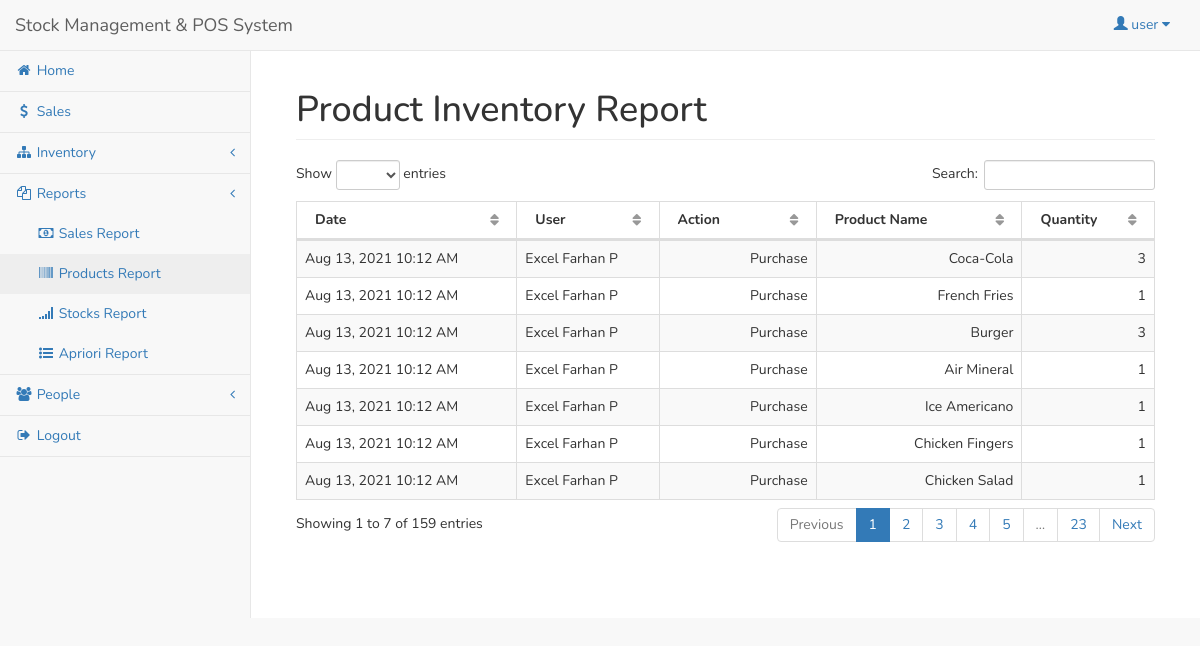
The page /admin/inventory.php (signed in) on the database its author committed.
### tables this page shows
CREATE TABLE `user` (
  `userid` int(11) NOT NULL,
  `username` varchar(30) NOT NULL,
  `password` varchar(50) NOT NULL,
  `access` int(1) NOT NULL
);

CREATE TABLE `inventory` (
  `inventoryid` int(11) NOT NULL,
  `userid` int(11) NOT NULL,
  `action` varchar(50) NOT NULL,
  `productid` int(11) DEFAULT NULL,
  `stockid` int(11) DEFAULT NULL,
  `quantity` double NOT NULL,
  `inventory_date` datetime NOT NULL
);

CREATE TABLE `employee` (
  `userid` int(11) NOT NULL,
  `employee_name` varchar(50) NOT NULL,
  `address` varchar(150) NOT NULL,
  `contact` varchar(50) NOT NULL
);

CREATE TABLE `product` (
  `productid` int(11) NOT NULL,
  `categoryid` int(11) NOT NULL,
  `product_name` varchar(150) NOT NULL,
  `product_price` double NOT NULL,
  `product_qty` double NOT NULL,
  `photo` varchar(200) NOT NULL,
  `supplierid` int(11) NOT NULL
);

### admin/session.php (called while the page is built, shortened)
<?php
	include('../conn.php');
	$sq=mysqli_query($conn,"select * from `user` where userid='".$_SESSION['id']."'");
	$srow=mysqli_fetch_array($sq);
	$user=$srow['username'];
?>

### admin/inventory.php (the view, shortened to what this page needs)
<?php include('session.php'); ?>
<?php include('header.php'); ?>
<body>
<div id="wrapper">
<?php include('navbar.php'); ?>
<div style="height:50px;"></div>
<div id="page-wrapper">
<div class="container-fluid">
	<div class="row">
        <div class="col-lg-12">
            <h1 class="page-header">Product Inventory Report</h1>
        </div>
    </div>
    <div class="row">
        <div class="col-lg-12">
            <table width="100%" class="table table-striped table-bordered table-hover" id="invTable">
                <thead>
                    <tr>
                        <th>Date</th>
						<th>User</th>
                        <th>Action</th>
						<th>Product Name</th>
						<th>Quantity</th>
                    </tr>
                </thead>
                <tbody>
				<?php
					$iq=mysqli_query($conn,"select * from inventory left join product on product.productid=inventory.productid where stockid is null order by inventory_date desc");
					while($iqrow=mysqli_fetch_array($iq)){
					?>
						<tr>
							<td><?php echo date('M d, Y h:i A',strtotime($iqrow['inventory_date'])); ?></td>
							<td>
							<?php
								$u=mysqli_query($conn,"select * from `user` left join employee on employee.userid=user.userid left join supplier on supplier.userid=user.userid where user.userid='".$iqrow['userid']."'");
								$urow=mysqli_fetch_array($u);
								if($urow['access']==1){
									echo "Admin";
								}
								elseif($urow['access']==2){
									echo $urow['employee_name'];
								}
								else{
									echo $urow['company_name'];
								}
							?>
							</td>
							<td align="right"><?php echo $iqrow['action']; ?></td>
							<td align="right"><?php echo $iqrow['product_name']; ?></td>
							<td align="right"><?php echo $iqrow['quantity']; ?></td>
						</tr>
					<?php
					}
				?>
                </tbody>
            </table>
        </div>
    </div>
</div>
</div>
</div>
</body>
</html>

### admin/navbar.php (shortened to what this page needs)
    <nav class="navbar navbar-default navbar-fixed-top" role="navigation" style="margin-bottom: 0">
        <div class="navbar-header">
<a class="navbar-brand" href="index.php">Stock Management & POS System</a>
        </div>
        <ul class="nav navbar-top-links navbar-right">
            <li class="dropdown">
                <a class="dropdown-toggle" data-toggle="dropdown" href="#">
		<span class="glyphicon glyphicon-user"></span> <?php echo $user; ?> <i class="fa fa-caret-down"></i>
                </a>
            </li>
        </ul>
        <div class="navbar-default sidebar" role="navigation">
            <div class="sidebar-nav navbar-collapse">
                <ul class="nav" id="side-menu">
                    <li>
                        <a href="index.php"><i class="fa fa-home fa-fw"></i> Home </a>
                    </li>
                    <li>
                        <a href="sales_trans.php"><i class="fa fa-usd fa-fw"></i> Sales </a>
                    </li>
                    <li>
                        <a href="#"><i class="fa fa-sitemap fa-fw"></i> Inventory <span class="fa arrow"></span></a>
                    </li>
		<li>
                        <a href="#"><i class="fa fa-copy fa-fw"></i> Reports<span class="fa arrow"></span></a>
                        <ul class="nav nav-second-level">
                            <li>
                                <a href="sales.php"><i class="fa fa-money fa-fw"></i> Sales Report</a>
                            </li>
                            <li>
                                <a href="inventory.php"><i class="fa fa-barcode fa-fw"></i> Products Report</a>
                            </li>
                            <li>
                                <a href="inventory_stock.php"><i class="fa fa-signal fa-fw"></i> Stocks Report</a>
                            </li>
                            <li>
                                <a href="proses_apriori.php"><i class="fa fa-list-ul fa-fw"></i> Apriori Report</a>
                            </li>
                        </ul>
                    </li>
                    <li>
                        <a href="#"><i class="fa fa-users fa-fw"></i> People <span class="fa arrow"></span></a>
                    </li>
		<li><a href="#logout" data-toggle="modal"><i class="fa fa-sign-out fa-fw"></i> Logout</a></li>
                </ul>
            </div>
        </div>
    </nav>

### admin/header.php (style rules this page uses)
* { font-family: 'Nunito', sans-serif; }

### rows shown on the page
user: username "user"
inventory: inventory_date "Aug 13, 2021 10:12 AM", employee.employee_name "Excel Farhan P", action "Purchase", productid.product_name "Coca-Cola", quantity "3"
inventory: inventory_date "Aug 13, 2021 10:12 AM", employee.employee_name "Excel Farhan P", action "Purchase", productid.product_name "French Fries", quantity "1"
inventory: inventory_date "Aug 13, 2021 10:12 AM", employee.employee_name "Excel Farhan P", action "Purchase", productid.product_name "Burger", quantity "3"
inventory: inventory_date "Aug 13, 2021 10:12 AM", employee.employee_name "Excel Farhan P", action "Purchase", productid.product_name "Air Mineral", quantity "1"
inventory: inventory_date "Aug 13, 2021 10:12 AM", employee.employee_name "Excel Farhan P", action "Purchase", productid.product_name "Ice Americano", quantity "1"
inventory: inventory_date "Aug 13, 2021 10:12 AM", employee.employee_name "Excel Farhan P", action "Purchase", productid.product_name "Chicken Fingers", quantity "1"
inventory: inventory_date "Aug 13, 2021 10:12 AM", employee.employee_name "Excel Farhan P", action "Purchase", productid.product_name "Chicken Salad", quantity "1"
